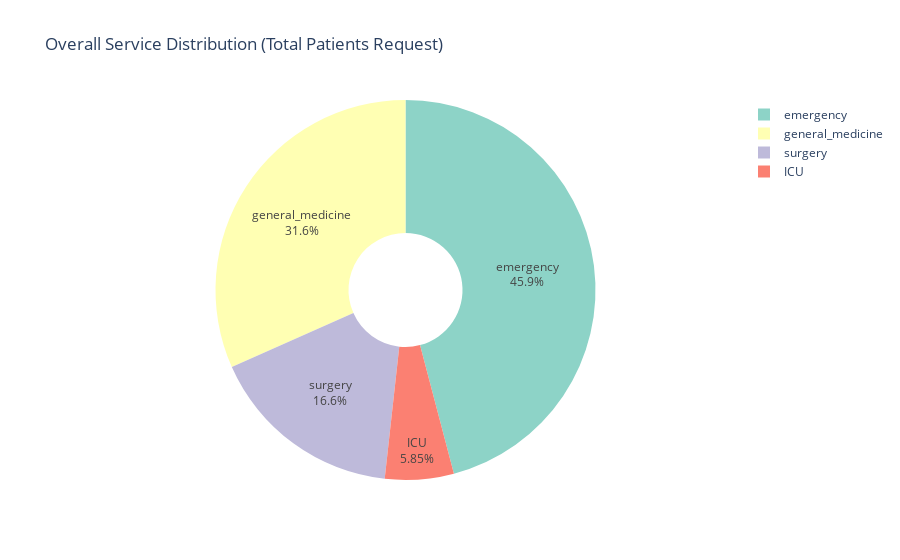

The notebook cell saved with this chart:
### Markdown cell above
## service wise summary admit vs refused

### Code cell
service_summary = services_weekly.groupby('service')[['patients_admitted','patients_refused']].sum().reset_index()
service_summary['Total_Requests'] = service_summary['patients_admitted'] + service_summary['patients_refused']
service_summary['Admit Percentage'] = (service_summary['patients_admitted'] / service_summary['Total_Requests']) * 100

fig1 = px.pie(
    service_summary,
    values='Total_Requests',
    names='service',
    color_discrete_sequence=px.colors.qualitative.Set3,
    title='Overall Service Distribution (Total Patients Request)',
    hole=0.3
)
fig1.update_traces(textposition='inside', textinfo='percent+label')
fig1.show()

### Figure 1 — Plotly figure (JSON) as saved in the notebook; plotly's stock layout.template omitted (floating-point values rounded to 4 significant figures)
{"data": [{"domain": {"x": [0, 1], "y": [0, 1]}, "hole": 0.3, "hovertemplate": "service=%{label}<br>Total_Requests=%{value}<extra></extra>", "labels": ["ICU", "emergency", "general_medicine", "surgery"], "legendgroup": "", "name": "", "showlegend": true, "textinfo": "percent+label", "textposition": "inside", "type": "pie", "values": [789, 6193, 4270, 2241]}], "layout": {"legend": {"tracegroupgap": 0}, "piecolorway": ["rgb(141,211,199)", "rgb(255,255,179)", "rgb(190,186,218)", "rgb(251,128,114)", "rgb(128,177,211)", "rgb(253,180,98)", "rgb(179,222,105)", "rgb(252,205,229)", "rgb(217,217,217)", "rgb(188,128,189)", "rgb(204,235,197)", "rgb(255,237,111)"], "title": {"text": "Overall Service Distribution (Total Patients Request)"}}}
